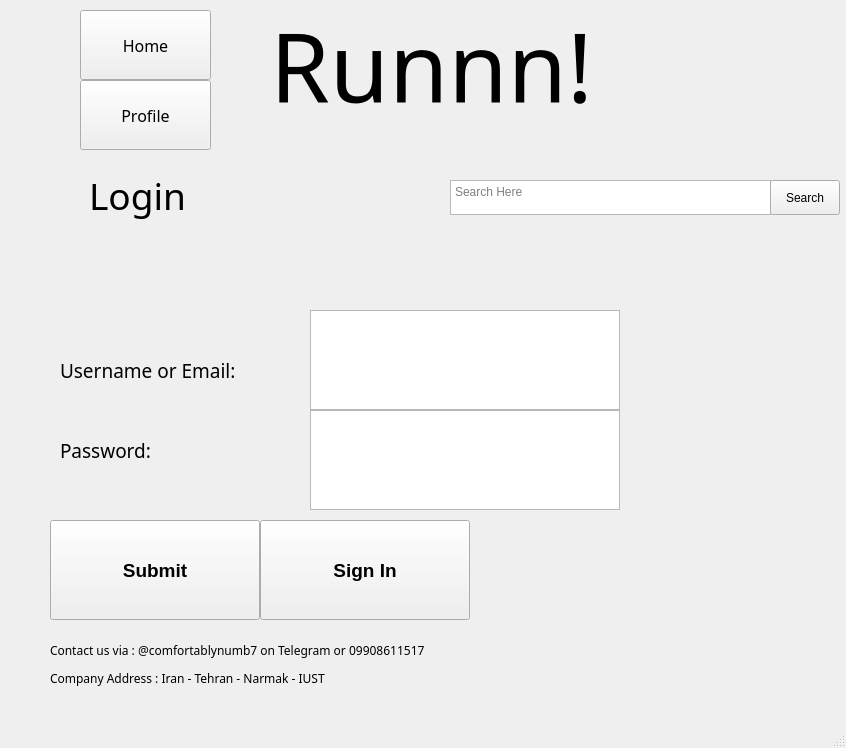
<?xml version="1.0" encoding="UTF-8"?>
<ui version="4.0">
 <class>MainWindow</class>
 <widget class="QMainWindow" name="MainWindow">
  <property name="geometry">
   <rect>
    <x>0</x>
    <y>0</y>
    <width>846</width>
    <height>748</height>
   </rect>
  </property>
  <property name="windowTitle">
   <string>MainWindow</string>
  </property>
  <widget class="QWidget" name="centralwidget">
   <widget class="QPushButton" name="HomeButton">
    <property name="geometry">
     <rect>
      <x>80</x>
      <y>10</y>
      <width>131</width>
      <height>70</height>
     </rect>
    </property>
    <property name="font">
     <font>
      <family>Cooper Black</family>
      <pointsize>12</pointsize>
     </font>
    </property>
    <property name="text">
     <string>Home</string>
    </property>
   </widget>
   <widget class="QPushButton" name="ProfileButton">
    <property name="geometry">
     <rect>
      <x>80</x>
      <y>80</y>
      <width>131</width>
      <height>70</height>
     </rect>
    </property>
    <property name="font">
     <font>
      <family>Cooper Black</family>
      <pointsize>12</pointsize>
     </font>
    </property>
    <property name="text">
     <string>Profile</string>
    </property>
   </widget>
   <widget class="QLabel" name="PageTitle">
    <property name="geometry">
     <rect>
      <x>-20</x>
      <y>160</y>
      <width>315</width>
      <height>70</height>
     </rect>
    </property>
    <property name="font">
     <font>
      <family>Cooper Black</family>
      <pointsize>28</pointsize>
      <weight>50</weight>
      <bold>false</bold>
     </font>
    </property>
    <property name="text">
     <string>Login</string>
    </property>
    <property name="alignment">
     <set>Qt::AlignCenter</set>
    </property>
   </widget>
   <widget class="QTextEdit" name="SearchBox">
    <property name="geometry">
     <rect>
      <x>450</x>
      <y>180</y>
      <width>321</width>
      <height>35</height>
     </rect>
    </property>
    <property name="sizeAdjustPolicy">
     <enum>QAbstractScrollArea::AdjustToContents</enum>
    </property>
    <property name="tabChangesFocus">
     <bool>false</bool>
    </property>
    <property name="placeholderText">
     <string>Search Here</string>
    </property>
   </widget>
   <widget class="QPushButton" name="SearchButton">
    <property name="geometry">
     <rect>
      <x>770</x>
      <y>180</y>
      <width>70</width>
      <height>35</height>
     </rect>
    </property>
    <property name="text">
     <string>Search</string>
    </property>
   </widget>
   <widget class="QLabel" name="NameInputLabel">
    <property name="geometry">
     <rect>
      <x>60</x>
      <y>320</y>
      <width>231</width>
      <height>100</height>
     </rect>
    </property>
    <property name="font">
     <font>
      <family>Cooper Black</family>
      <pointsize>14</pointsize>
      <weight>50</weight>
      <bold>false</bold>
     </font>
    </property>
    <property name="text">
     <string>Username or Email:</string>
    </property>
   </widget>
   <widget class="QTextEdit" name="NameInput">
    <property name="geometry">
     <rect>
      <x>310</x>
      <y>310</y>
      <width>310</width>
      <height>100</height>
     </rect>
    </property>
    <property name="font">
     <font>
      <pointsize>14</pointsize>
     </font>
    </property>
   </widget>
   <widget class="QLabel" name="PasswordInputLabel">
    <property name="geometry">
     <rect>
      <x>60</x>
      <y>400</y>
      <width>210</width>
      <height>100</height>
     </rect>
    </property>
    <property name="font">
     <font>
      <family>Cooper Black</family>
      <pointsize>14</pointsize>
      <weight>50</weight>
      <bold>false</bold>
     </font>
    </property>
    <property name="text">
     <string>Password:</string>
    </property>
   </widget>
   <widget class="QTextEdit" name="PasswordInput">
    <property name="geometry">
     <rect>
      <x>310</x>
      <y>410</y>
      <width>310</width>
      <height>100</height>
     </rect>
    </property>
    <property name="font">
     <font>
      <pointsize>14</pointsize>
     </font>
    </property>
   </widget>
   <widget class="QPushButton" name="SubmitButton">
    <property name="geometry">
     <rect>
      <x>50</x>
      <y>520</y>
      <width>210</width>
      <height>100</height>
     </rect>
    </property>
    <property name="font">
     <font>
      <pointsize>14</pointsize>
      <weight>75</weight>
      <bold>true</bold>
     </font>
    </property>
    <property name="text">
     <string>Submit</string>
    </property>
   </widget>
   <widget class="QPushButton" name="SignInButton">
    <property name="geometry">
     <rect>
      <x>260</x>
      <y>520</y>
      <width>210</width>
      <height>100</height>
     </rect>
    </property>
    <property name="font">
     <font>
      <pointsize>14</pointsize>
      <weight>75</weight>
      <bold>true</bold>
     </font>
    </property>
    <property name="text">
     <string>Sign In</string>
    </property>
    <property name="checkable">
     <bool>false</bool>
    </property>
    <property name="checked">
     <bool>false</bool>
    </property>
    <property name="autoRepeat">
     <bool>false</bool>
    </property>
    <property name="autoDefault">
     <bool>false</bool>
    </property>
    <property name="default">
     <bool>false</bool>
    </property>
    <property name="flat">
     <bool>false</bool>
    </property>
    <property name="Wrap" stdset="0">
     <bool>false</bool>
    </property>
   </widget>
   <widget class="QLabel" name="label">
    <property name="geometry">
     <rect>
      <x>270</x>
      <y>-50</y>
      <width>381</width>
      <height>231</height>
     </rect>
    </property>
    <property name="font">
     <font>
      <family>Pristina</family>
      <pointsize>72</pointsize>
     </font>
    </property>
    <property name="text">
     <string>Runnn!</string>
    </property>
   </widget>
   <widget class="QLabel" name="label_2">
    <property name="geometry">
     <rect>
      <x>50</x>
      <y>640</y>
      <width>481</width>
      <height>21</height>
     </rect>
    </property>
    <property name="font">
     <font>
      <family>Cooper Black</family>
      <pointsize>9</pointsize>
     </font>
    </property>
    <property name="text">
     <string>Contact us via : @comfortablynumb7 on Telegram or 09908611517</string>
    </property>
   </widget>
   <widget class="QLabel" name="label_3">
    <property name="geometry">
     <rect>
      <x>50</x>
      <y>670</y>
      <width>411</width>
      <height>16</height>
     </rect>
    </property>
    <property name="font">
     <font>
      <family>Cooper Black</family>
      <pointsize>9</pointsize>
     </font>
    </property>
    <property name="text">
     <string>Company Address : Iran - Tehran - Narmak - IUST</string>
    </property>
   </widget>
  </widget>
  <widget class="QMenuBar" name="menubar">
   <property name="geometry">
    <rect>
     <x>0</x>
     <y>0</y>
     <width>846</width>
     <height>26</height>
    </rect>
   </property>
  </widget>
  <widget class="QStatusBar" name="statusbar"/>
 </widget>
 <resources/>
 <connections/>
</ui>
